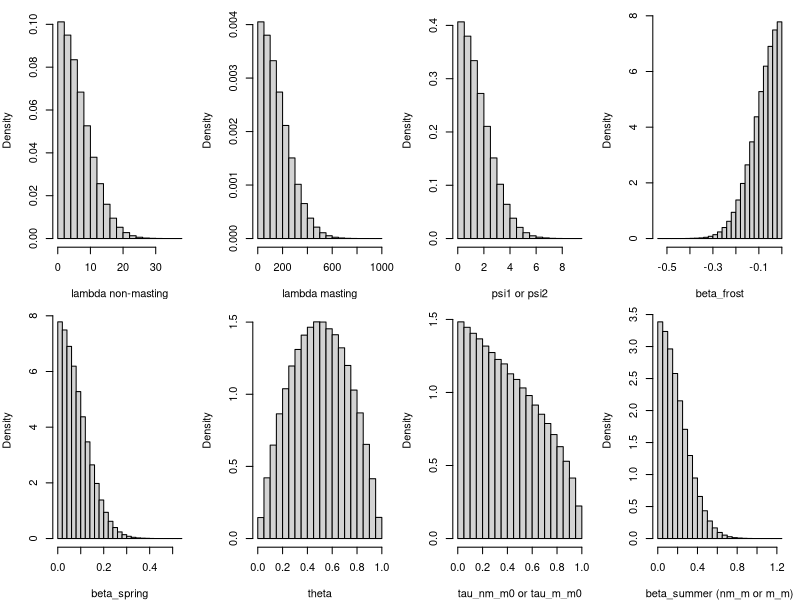
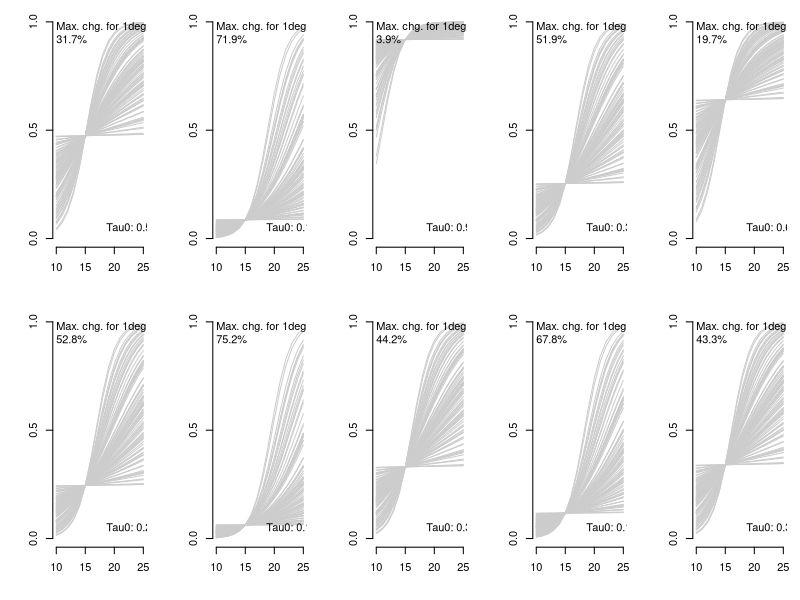

Recreate these plots in R, in order.


par(mfrow=c(2, 4), mar = c(4,4,1,1))

lambda1 <- rnorm(1e6, 0,20/2.57)
hist(abs(lambda1), prob = TRUE,
     main='', xlab = 'lambda non-masting')

lambda20 <- rnorm(1e6, 0,500/2.57)
hist(abs(lambda20), prob = TRUE,
     main='', xlab = 'lambda masting')

psi <- rnorm(1e6, 0,5/2.57)
hist(abs(psi), prob = TRUE,
     main='', xlab = 'psi1 or psi2')

beta <- rnorm(1e6, 0, log(1.3)/2.57)
hist(-abs(beta), prob = TRUE,
     main='', xlab = 'beta_frost')
hist(abs(beta), prob = TRUE,
     main='', xlab = 'beta_spring')

theta <- rbeta(1e6, 2,2)
hist(theta, prob = TRUE,
     main='', xlab = 'theta')

tau0 <- rbeta(1e6, 1,1.5)
hist(tau0, prob = TRUE,
     main='', xlab = 'tau_nm_m0 or tau_m_m0')

beta_summer <- rnorm(1e6, 0,0.6/2.57)
hist(abs(beta_summer), prob = TRUE,
     main='', xlab = 'beta_summer (nm_m or m_m)')

# Implications of our priors for tau
logit <- function(p){
  return(log(p/(1-p)))
}
invlogit <- function(r){
  return(1/(1+exp(-r)))
}

par(mfrow=c(2, 5), mar = c(4,4,1,1))
temp_summer <- seq(10,25,1)
tau0s <- rbeta(10, 1,1.5)
beta_summers <- abs(rnorm(100, 0, 0.6/2.57))
probs <- data.frame()
for(tau0 in tau0s){
  plot.new()
  plot.window(xlim = c(10, 25), ylim = c(0, 1))
  axis(side = 1, at = seq(10,25,5))
  axis(side = 2, at = c(0, 0.5, 1))
  tauchange <- c()
  for(beta_summer in beta_summers){
    tau_nm_m <- sapply(temp_summer, function(x) invlogit(logit(tau0)+beta_summer*(x-15)))
    probs <- rbind(probs, data.frame(tau0, beta_summer, temp_summer, tau_nm_m))
    lines(tau_nm_m ~ temp_summer, col = 'grey80')
    tauchange <- c(tauchange, invlogit(logit(tau0) + beta_summer)/invlogit(logit(tau0)))
  }
  text(x = 10, y = 0.95, labels = paste0('Max. chg. for 1deg:\n',round(max(tauchange-1)*100,1),'%'), adj = 0)
  text(x = 23, y = 0.05, labels = paste0('Tau0: ',round(tau0,1), adj = 1))
}


